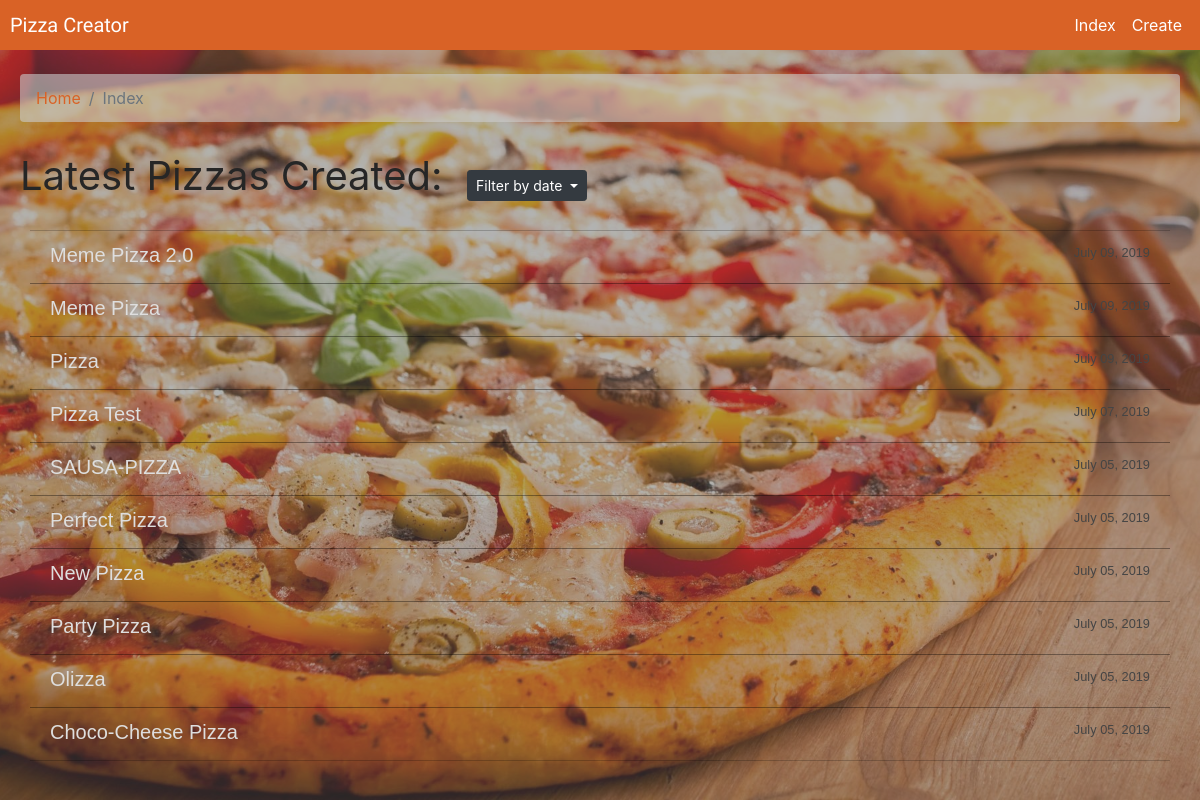
/pizza/index/, run on the app's committed database.
### pizza/models.py (models this page shows, shortened)
class Pizza(models.Model):
	toppings_list = (
		('PEP', 'Pepperoni'),
		('MUS', 'Mushrooms'),
		('ONI', 'Onions'),
		('SAU', 'Sausage'),
		('BAC', 'Bacon'),
		('ECH', 'Extra Cheese'),
		('BOL', 'Black Olives'),
		('GPP', 'Green Peppers'),
		('CHO', 'Chocolate')
	)
	cooking_times = (
		('RW', 'Raw'),
		('MD', 'Medium'),
		('SK', 'Smoked')
	)
	name = models.CharField(max_length=55, unique=True)
	creator_name = models.CharField(max_length=75)
	topping_1 = models.CharField(max_length=5, choices=toppings_list)
	topping_3 = models.CharField(max_length=5, choices=toppings_list)
	topping_2 = models.CharField(max_length=5, choices=toppings_list)
	size = models.IntegerField()
	cooking = models.CharField(max_length=50, choices=cooking_times)
	pub_date = models.DateTimeField('date_published', auto_now_add=True)

### pizza/views.py (the view)
# urls.py: path('index/', views.PizzaIndex.as_view(), name='pizza_index'),
class PizzaIndex(generic.ListView):
	template_name = "pizza/index.html"
	context_object_name = "pizzas"
	def get_context_data(self, **kwargs):
		context = super(PizzaIndex, self).get_context_data(**kwargs)
		context['error_msg'] = "No pizzas avaliable at the moment."
		return context
	def get_queryset(self):
		return Pizza.objects.order_by('-pub_date')

### pizza/templates/pizza/index.html (shortened to what this page needs)
{% extends "pizza/base.html" %}
{% block breadcrumb %}
	<li class="breadcrumb-item">
		<a href="{% url 'pizza:home' %}">Home</a>
	</li>
	<li class="breadcrumb-item active">Index</li>
{% endblock breadcrumb %}
{% block content %}
	{% if pizzas %}
		<h1>Latest Pizzas Created:</h1>
		<div class="dropdown">
			<button type="button" class="btn btn-dark btn-sm dropdown-toggle" data-toggle="dropdown">
				Filter by date
			</button>
		</div>
		<div class="list-group list-group-flush">
			 {% for pizza in pizzas %}
				<a class="list-group-item list-group-item-action" href="{% url 'pizza:pizza_details' pizza.pk %}">
					<div class="d-flex w-100 justify-content-between">
						<h5 class="mb-1">{{ pizza.name }}</h5>
						<small>{{ pizza.pub_date|date:"F d, Y" }}</small>
					</div>
				<a>
			 {% endfor %}
		</div>
	{% else %}
		<p>{{ error_msg}}</p>
	{% endif %}
{% endblock content %}

### pizza/templates/pizza/base.html (shortened to what this page needs)
{% load static %}
<!DOCTYPE html>
<html>
	<head>
        <link rel="stylesheet" href="{% static 'pizza/css/bootstrap.min.css' %}">
		<link rel="stylesheet" type="text/css" href="{% static 'pizza/css/style.css' %}">
	</head>
	<body>
		<nav class="navbar navbar-expand">
			<a class="navbar-brand" href="{% url 'pizza:home' %}">Pizza Creator</a>
			<div class="collapse navbar-collapse justify-content-end" id="main-navigation">
				<ul class="navbar-nav">
					<li class="nav-item">
						<a class="nav-link" href="{% url 'pizza:pizza_index' %}">Index</a>
					</li>
					<li class="nav-item">
						<a class="nav-link" href="{% url 'pizza:create_pizza' %}">Create</a>
					</li>
				</ul>
			</div>
		</nav>
		<br>
		<ul class="breadcrumb">
			{% block breadcrumb %}
			{% endblock breadcrumb %}
		</ul>
		<div class="content">
			{% block content %}
			{% endblock content %}
		</div>
		<br>
		<div class="overlay">
	</body>
</html>

### pizza/static/pizza/css/style.css (style rules this page uses)
body { padding: 0; margin: 0; background: hsl(20, 60%, 80%); background-image: url(../img/pizza.jpg); background-size: cover; background-attachment: fixed; background-position: center; background-repeat: no-repeat; position: relative; }
h1, h2 { font-weight: 400; margin: 20px 20px; color: hsl(0, 0%, 15%); }
h1, .dropdown { display: inline-block; }
.dropdown { margin-right: 20px; right: 0; }
.overlay { position: fixed; width: 100%; height: 100%; left: 0; top: 0; background: hsla(0, 0%, 33%, 0.45); z-index: -1; }
.navbar { background: hsl(20, 70%, 50%); padding: 5px 10px; }
.nav-link, .navbar-brand { text-decoration: none; color: white; }
.navbar-brand { font-family: 'Prompt', sans-serif; }
.breadcrumb { background: hsla(0, 0%, 80%, 0.6); margin-left: 20px; margin-right: 20px; margin-bottom: 10px; }
.breadcrumb-item a { color: hsl(20, 70%, 50%); }
.list-group { margin: 10px 30px; }
.list-group-item { background: hsla(0, 0%, 0%, 0); border-color: hsla(0, 0%, 0%, 0.2); font-family: 'Cabin Condensed', sans-serif; }
.list-group-item h5 { color: hsl(0, 0%, 87%); font-weight: 400; }
.list-group-item small { color: hsl(0, 0%, 27%) !important; font-weight: 450; }

### data on the page
Pizza: name "Meme Pizza 2.0", pub_date "July 09, 2019"
Pizza: name "Meme Pizza", pub_date "July 09, 2019"
Pizza: name "Pizza", pub_date "July 09, 2019"
Pizza: name "Pizza Test", pub_date "July 07, 2019"
Pizza: name "SAUSA-PIZZA", pub_date "July 05, 2019"
Pizza: name "Perfect Pizza", pub_date "July 05, 2019"
Pizza: name "New Pizza", pub_date "July 05, 2019"
Pizza: name "Party Pizza", pub_date "July 05, 2019"
Pizza: name "Olizza", pub_date "July 05, 2019"
Pizza: name "Choco-Cheese Pizza", pub_date "July 05, 2019"
